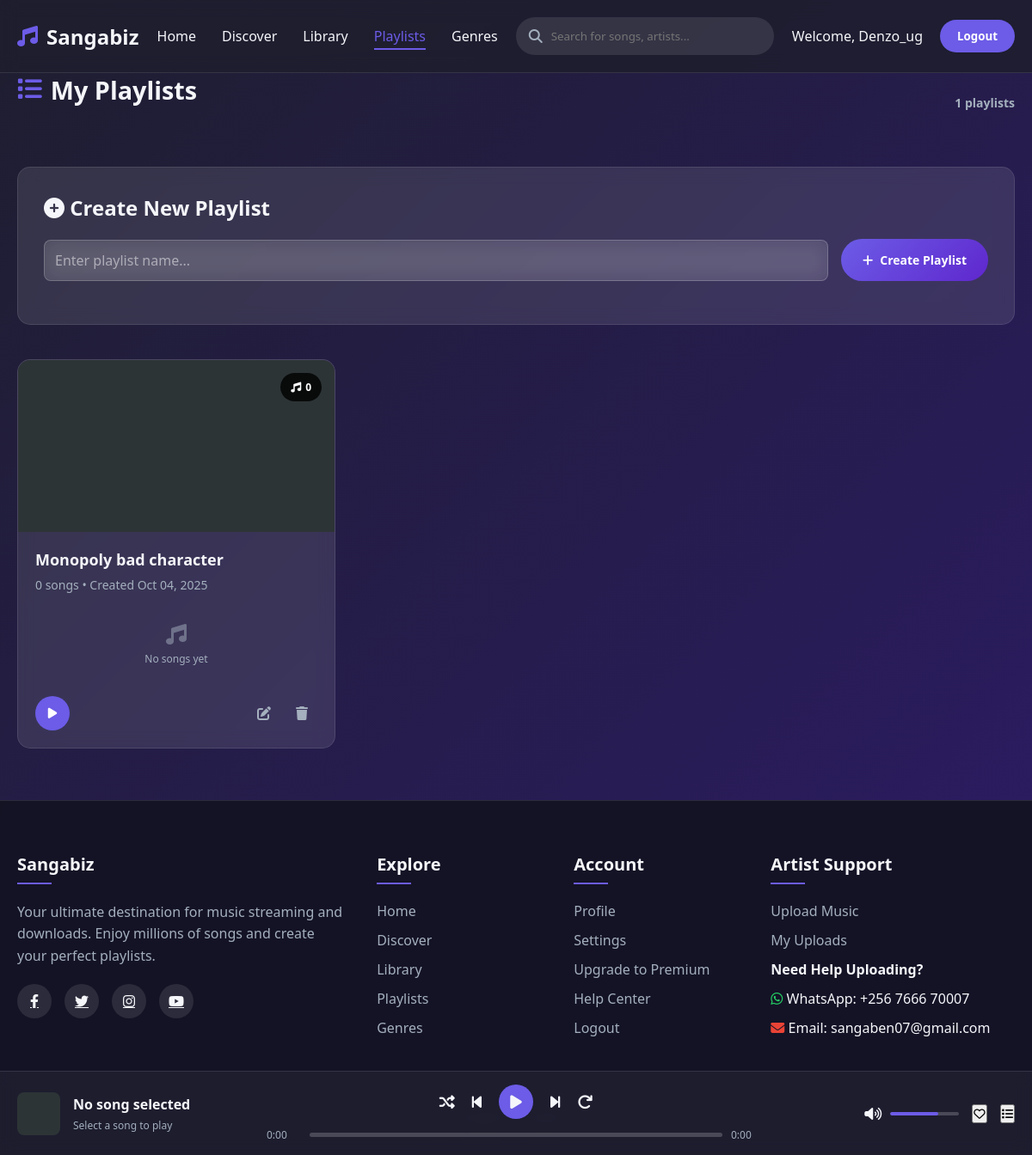
The page /playlists/ (signed in) on the database its author committed.
### music/models.py (models this page shows, shortened)
class Playlist(models.Model):
    name = models.CharField(max_length=200)
    user = models.ForeignKey(User, on_delete=models.CASCADE)
    songs = models.ManyToManyField(Song, blank=True)
    created_at = models.DateTimeField(auto_now_add=True)
    is_public = models.BooleanField(default=False)
    description = models.TextField(blank=True, null=True)
    cover_image = models.ImageField(upload_to='playlist_covers/', blank=True, null=True)
    class Meta:
        ordering = ['-created_at']

### music/views.py (the view)
# urls.py: path('playlists/', views.playlists, name='playlists'),
@login_required
def playlists(request):
    playlists = Playlist.objects.filter(user=request.user)
    if request.method == 'POST':
        name = request.POST.get('name')
        if name:
            Playlist.objects.create(name=name, user=request.user)
            messages.success(request, 'Playlist created successfully!')
            return redirect('playlists')
    context = {
        'playlists': playlists,
    }
    return render(request, 'playlists.html', context)

### music/templates/playlists.html (shortened to what this page needs)
{% extends "base.html" %}
{% load static %}
{% block content %}
<div class="container">
    <section class="section-header" style="margin-bottom: 40px;">
        <h2 class="section-title">
            <i class="fas fa-list"></i>
            My Playlists
        </h2>
        <div class="view-controls">
            <span class="results-count">{{ playlists.count }} playlists</span>
        </div>
    </section>
    <section class="search-section" style="margin-bottom: 40px;">
        <div class="create-playlist-form">
            <h3 style="color: var(--light); margin-bottom: 20px; font-size: 1.5rem;">
                <i class="fas fa-plus-circle"></i>
                Create New Playlist
            </h3>
            <form method="POST" class="playlist-form">
                <div class="form-group">
                    <input type="text" name="name" placeholder="Enter playlist name..." required
                           class="playlist-input">
                    <button type="submit" class="create-playlist-btn">
                        <i class="fas fa-plus"></i>
                        Create Playlist
                    </button>
                </div>
            </form>
        </div>
    </section>
    <section class="playlists-section">
        {% if playlists %}
        <div class="featured-grid">
            {% for playlist in playlists %}
            <div class="playlist-card" data-playlist-id="{{ playlist.id }}">
                <div class="card-image" style="background-image: url('{% static 'images/playlist-cover.jpg' %}');">
                    <div class="playlist-count">
                        <i class="fas fa-music"></i>
                        {{ playlist.songs.count }}
                    </div>
                </div>
                <div class="card-content">
                    <h3>{{ playlist.name }}</h3>
                    <p class="playlist-meta">
                        <span>{{ playlist.songs.count }} songs</span>
                        •
                        <span>Created {{ playlist.created_at|date:"M d, Y" }}</span>
                    </p>
                    {% if playlist.songs.all %}
                    <div class="playlist-preview">
                        <div class="preview-songs">
                            {% for song in playlist.songs.all|slice:":3" %}
                            <div class="preview-song">
                                <span class="song-title">{{ song.title }}</span>
                                <span class="song-artist">{{ song.artist.name }}</span>
                            </div>
                            {% endfor %}
                            {% if playlist.songs.count > 3 %}
                            <div class="more-songs">+{{ playlist.songs.count|add:"-3" }} more</div>
                            {% endif %}
                        </div>
                    </div>
                    {% else %}
                    <div class="empty-playlist">
                        <i class="fas fa-music"></i>
                        <p>No songs yet</p>
                    </div>
                    {% endif %}
                    <div class="card-actions">
                        <button class="play-btn" onclick="playPlaylist({{ playlist.id }})" title="Play Playlist">
                            <i class="fas fa-play"></i>
                        </button>
                        <div class="action-buttons">
                            <button class="action-btn" onclick="editPlaylist({{ playlist.id }})" title="Edit Playlist">
                                <i class="fas fa-edit"></i>
                            </button>
                            <button class="download-btn" onclick="deletePlaylist({{ playlist.id }})" title="Delete Playlist">
                                <i class="fas fa-trash"></i>
                            </button>
                        </div>
                    </div>
                </div>
            </div>
            {% endfor %}
        </div>
        {% endif %}
    </section>
</div>
{% endblock %}

### music/templates/base.html (shortened to what this page needs)
{% load static %}
<!DOCTYPE html>
<html lang="en">
<head>
    <link rel="stylesheet" href="https://cdnjs.cloudflare.com/ajax/libs/font-awesome/6.4.0/css/all.min.css">
</head>
<body>
    <header>
        <div class="container">
            <nav class="navbar">
                <div class="logo">
                    <i class="fas fa-music"></i>
                    <span>Sangabiz</span>
                </div>
                <div class="nav-links">
                    <a href="{% url 'home' %}" class="{% if request.resolver_match.url_name == 'home' %}active{% endif %}">Home</a>
                    <a href="{% url 'discover' %}" class="{% if request.resolver_match.url_name == 'discover' %}active{% endif %}">Discover</a>
                    <a href="{% url 'library' %}" class="{% if request.resolver_match.url_name == 'library' %}active{% endif %}">Library</a>
                    <a href="{% url 'playlists' %}" class="{% if request.resolver_match.url_name == 'playlists' %}active{% endif %}">Playlists</a>
                    <a href="{% url 'genres' %}" class="{% if request.resolver_match.url_name == 'genres' %}active{% endif %}">Genres</a>
                </div>
                <div class="search-bar">
                    <i class="fas fa-search"></i>
                    <input type="text" id="search-input" placeholder="Search for songs, artists..." onkeypress="handleSearchKeypress(event)">
                </div>
                <div class="user-actions">
                    {% if user.is_authenticated %}
                        <span class="user-welcome">Welcome, {{ user.username }}</span>
                        <form method="post" action="{% url 'logout' %}" style="display: inline;">
                            <button type="submit" id="logout-btn">Logout</button>
                        </form>
                    {% else %}
                        <button id="signup-btn">Sign Up</button>
                        <button id="login-btn">Login</button>
                    {% endif %}
                </div>
            </nav>
        </div>
    </header>
    <main>
        {% block content %}
        {% endblock %}
    </main>
    <div class="player-section">
        <div class="container">
            <div class="player-container">
                <div class="song-info">
                    <div class="song-thumb" id="current-song-thumb"></div>
                    <div class="song-details">
                        <h4 id="current-song-title">No song selected</h4>
                        <p id="current-song-artist">Select a song to play</p>
                    </div>
                </div>
                <div class="player-controls">
                    <div class="control-buttons">
                        <button id="shuffle-btn"><i class="fas fa-random"></i></button>
                        <button id="prev-btn"><i class="fas fa-step-backward"></i></button>
                        <button class="play-pause" id="play-pause-btn"><i class="fas fa-play"></i></button>
                        <button id="next-btn"><i class="fas fa-step-forward"></i></button>
                        <button id="repeat-btn"><i class="fas fa-redo"></i></button>
                    </div>
                    <div class="progress-container">
                        <span class="time" id="current-time">0:00</span>
                        <div class="progress-bar" id="progress-bar">
                        </div>
                        <span class="time" id="duration">0:00</span>
                    </div>
                </div>
                <div class="player-actions">
                    <div class="volume-control">
                        <i class="fas fa-volume-up" id="volume-icon"></i>
                        <div class="volume-bar" id="volume-bar">
                            <div class="volume-level" id="volume-level"></div>
                        </div>
                    </div>
                    <button id="like-btn"><i class="far fa-heart"></i></button>
                    <button id="queue-btn"><i class="fas fa-list"></i></button>
                </div>
            </div>
        </div>
    </div>
<footer>
    <div class="container">
        <div class="footer-content">
            <div class="footer-column">
                <h3>Sangabiz</h3>
                <p>Your ultimate destination for music streaming and downloads. Enjoy millions of songs and create your perfect playlists.</p>
                <div class="social-links">
                    <a href="#"><i class="fab fa-facebook-f"></i></a>
                    <a href="#"><i class="fab fa-twitter"></i></a>
                    <a href="#"><i class="fab fa-instagram"></i></a>
                    <a href="#"><i class="fab fa-youtube"></i></a>
                </div>
            </div>
            <div class="footer-column">
                <h3>Explore</h3>
                <ul>
                    <li><a href="{% url 'home' %}">Home</a></li>
                    <li><a href="{% url 'discover' %}">Discover</a></li>
                    <li><a href="{% url 'library' %}">Library</a></li>
                    <li><a href="{% url 'playlists' %}">Playlists</a></li>
                    <li><a href="{% url 'genres' %}">Genres</a></li>
                </ul>
            </div>
            <div class="footer-column">
                <h3>Account</h3>
                <ul>
                    <li><a href="#">Profile</a></li>
                    <li><a href="#">Settings</a></li>
                    <li><a href="#">Upgrade to Premium</a></li>
                    <li><a href="#">Help Center</a></li>
                    <li><a href="{% url 'logout' %}">Logout</a></li>
                </ul>
            </div>
            <div class="footer-column">
                <h3>Artist Support</h3>
                <ul>
                    <li><a href="{% url 'upload_music' %}">Upload Music</a></li>
                    <li><a href="{% url 'my_uploads' %}">My Uploads</a></li>
                    <li><strong>Need Help Uploading?</strong></li>
                    <li><i class="fab fa-whatsapp"></i> WhatsApp: +256 7666 70007</li>
                    <li><i class="fas fa-envelope"></i> Email: sangaben07@gmail.com</li>
                </ul>
            </div>
        </div>
        <div class="copyright">
            <p>&copy; 2023 Sangabiz. All rights reserved.</p>
        </div>
    </div>
</footer>
</body>
</html>

### music/templates/playlists.html (style rules this page uses)
.create-playlist-form { background: var(--card-bg); padding: 30px; border-radius: 15px; border: 1px solid rgba(255,255,255,0.1); backdrop-filter: blur(10px); }
.playlist-form { margin-top: 20px; }
.form-group { display: flex; gap: 15px; align-items: center; }
.playlist-input { flex: 1; padding: 15px 20px; border-radius: 25px; border: 1px solid rgba(255,255,255,0.2); background: rgba(255,255,255,0.1); color: var(--light); font-size: 16px; backdrop-filter: blur(10px); }
.playlist-input::placeholder { color: rgba(255,255,255,0.5); }
.create-playlist-btn { background: linear-gradient(135deg, var(--primary), #5f27cd); color: white; border: none; padding: 15px 25px; border-radius: 25px; cursor: pointer; font-size: 14px; font-weight: 600; transition: var(--transition); display: flex; align-items: center; gap: 8px; }
.playlist-card { background: var(--card-bg); border-radius: 15px; overflow: hidden; border: 1px solid rgba(255,255,255,0.1); transition: var(--transition); backdrop-filter: blur(10px); position: relative; }
.card-image { height: 200px; background-size: cover; background-position: center; position: relative; }
.playlist-count { position: absolute; top: 15px; right: 15px; background: rgba(0,0,0,0.8); color: white; padding: 8px 12px; border-radius: 20px; font-size: 12px; font-weight: 600; display: flex; align-items: center; gap: 5px; backdrop-filter: blur(10px); }
.card-content { padding: 20px; }
.card-content h3 { font-size: 18px; font-weight: 600; margin: 0 0 8px 0; color: var(--light); white-space: nowrap; overflow: hidden; text-overflow: ellipsis; }
.playlist-meta { font-size: 14px; color: var(--gray); margin: 0 0 15px 0; line-height: 1.4; }
.empty-playlist { text-align: center; padding: 20px 0; color: var(--gray); }
.empty-playlist i { font-size: 24px; margin-bottom: 8px; opacity: 0.5; }
.empty-playlist p { font-size: 12px; margin: 0; }
.card-actions { display: flex; justify-content: space-between; align-items: center; margin-top: 15px; }
.play-btn { background: var(--primary); color: white; border: none; width: 40px; height: 40px; border-radius: 50%; display: flex; align-items: center; justify-content: center; cursor: pointer; transition: var(--transition); font-size: 14px; }
.action-buttons { display: flex; gap: 8px; }
.action-btn, .download-btn { color: var(--gray); background: none; border: none; cursor: pointer; transition: var(--transition); font-size: 16px; padding: 8px; border-radius: 50%; display: flex; align-items: center; justify-content: center; width: 36px; height: 36px; }
.section-header { display: flex; justify-content: space-between; align-items: center; margin-bottom: 30px; flex-wrap: wrap; gap: 20px; }
.section-title { font-size: 1.8rem; font-weight: 700; color: var(--light); display: flex; align-items: center; gap: 10px; }
.section-title i { color: var(--primary); }
.view-controls { display: flex; gap: 20px; align-items: center; }
.results-count { color: var(--gray); font-size: 14px; font-weight: 600; }
.featured-grid { display: grid; grid-template-columns: repeat(auto-fill, minmax(280px, 1fr)); gap: 25px; }

### rows shown on the page
Playlist: songs.count "0", name "Monopoly bad character", created_at "Oct 04, 2025", shows "No songs yet"

### other values the page prints
{{ user.username }} "Denzo_ug"
{{ playlists.count }} "1"
